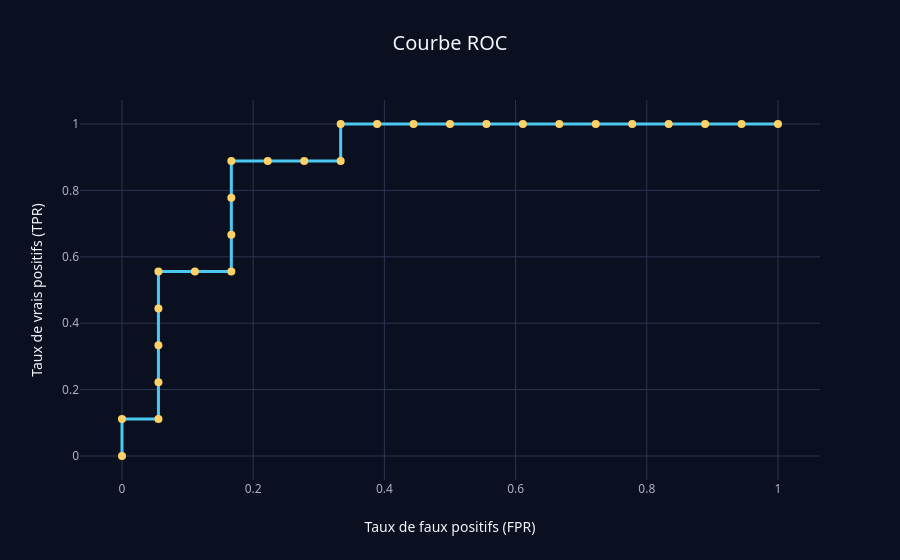

Notebook code for this chart:
### Code cell
# On part du point (0,0) : seuil > au plus grand score => rien n'est predit positif
fpr = np.r_[0, tab["FPR"]]
tpr = np.r_[0, tab["TPR"]]
roc_evalue = go.Scatter(x=fpr, y=tpr, mode="lines+markers", line_shape="hv", name="Modele evalue",
                        line=dict(width=3, color=pick_color(0)), marker=dict(size=8, color=pick_color(2)))

fig = go.Figure(roc_evalue)
fig.update_layout(title="Courbe ROC", xaxis_title="Taux de faux positifs (FPR)",
                  yaxis_title="Taux de vrais positifs (TPR)")
fig.show()

### Figure 1 — Plotly figure (JSON) as saved in the notebook; plotly's stock layout.template omitted (floating-point values rounded to 4 significant figures)
{"data": [{"line": {"color": "#4cc9f0", "shape": "hv", "width": 3}, "marker": {"color": "#ffd166", "size": 8}, "mode": "lines+markers", "name": "Modele evalue", "type": "scatter", "x": [0.0, 0.0, 0.05556, 0.05556, 0.05556, 0.05556, 0.05556, 0.1111, 0.1667, 0.1667, 0.1667, 0.1667, 0.2222, 0.2778, 0.3333, 0.3333, 0.3889, 0.4444, 0.5, 0.5556, 0.6111, 0.6667, 0.7222, 0.7778, 0.8333, 0.8889, 0.9444, 1.0], "y": [0.0, 0.1111, 0.1111, 0.2222, 0.3333, 0.4444, 0.5556, 0.5556, 0.5556, 0.6667, 0.7778, 0.8889, 0.8889, 0.8889, 0.8889, 1.0, 1.0, 1.0, 1.0, 1.0, 1.0, 1.0, 1.0, 1.0, 1.0, 1.0, 1.0, 1.0]}], "layout": {"title": {"text": "Courbe ROC"}, "xaxis": {"title": {"text": "Taux de faux positifs (FPR)"}}, "yaxis": {"title": {"text": "Taux de vrais positifs (TPR)"}}}}
